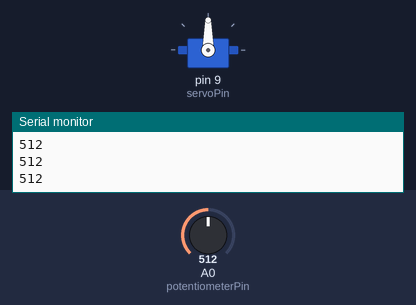
Recording of a sketch running on a simulated Arduino Uno, built with avr-gcc and run on an emulated ATmega328P. On the bench: servo, the last lines printed to the serial monitor. The inputs (shaded band) are chosen by the test bench; at power-on: A0 (potentiometerPin) = 512.

Above: at 1.2 s.
1.3 s: A0 (potentiometerPin) set to 716
At 1.9 s:
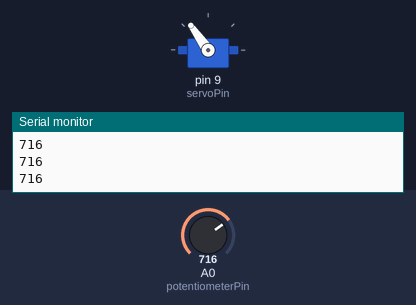
2.8 s: A0 (potentiometerPin) set to 900
At 4.0 s:
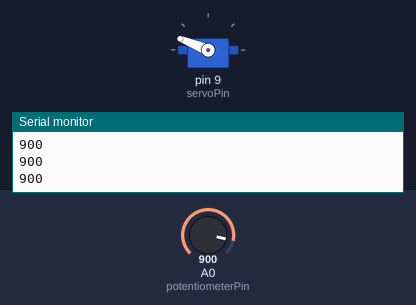
4.3 s: A0 (potentiometerPin) set to 1023
At 5.5 s:
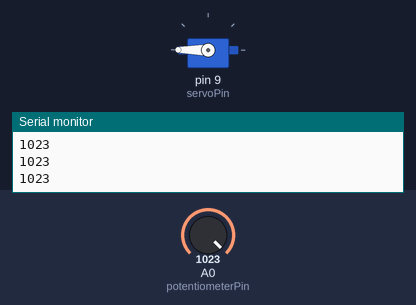
5.8 s: A0 (potentiometerPin) set to 306
At 6.6 s:
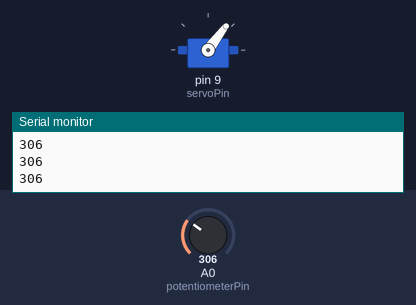
7.3 s: A0 (potentiometerPin) set to 122
At 8.5 s:
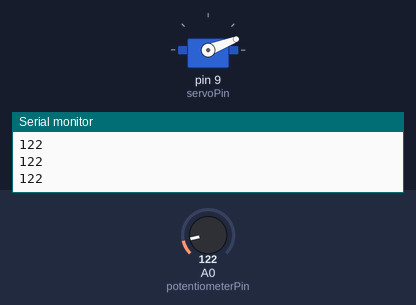
8.8 s: A0 (potentiometerPin) set to 0
At 10.2 s:
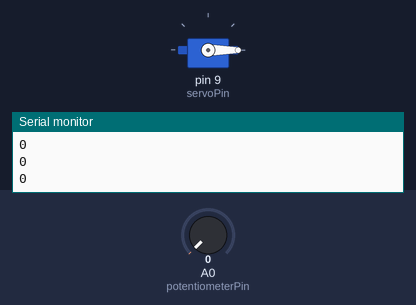
Timing chart, 0 to 11.3 s (numbered marks = the images above; inputs shaded):
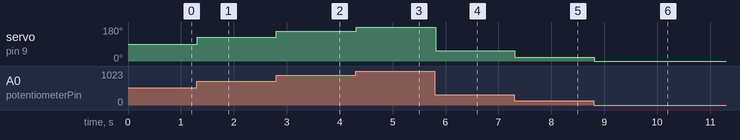

The sketch:

potentiometer_test.ino
```cpp
#include <Servo.h>

// Constants for servo and potentiometer pins
const int servoPin = 9;           // PWM pin connected to servo motor
const int potentiometerPin = A0;  // Analog input pin connected to potentiometer

Servo servoMotor;  // Create a servo object

void setup() {
  servoMotor.attach(servoPin);  // Attaches the servo to the specified pin
  Serial.begin(9600);
}

void loop() {
  int potValue = analogRead(potentiometerPin);  // Read the potentiometer value
  int servoAngle = map(potValue, 0, 1023, 0, 180);  // Map the potentiometer value to servo angle range

  Serial.println(potValue);

  servoMotor.write(servoAngle);  // Set the servo motor position based on the mapped angle

  delay(15);  // Delay for smoother control (adjust as needed)
}
```

Measured:
- after the input at 1.3 s, servo on pin 9 (servoPin): 90° → 125° at once
- after the input at 2.8 s, servo on pin 9 (servoPin): 125° → 158° at once
- after the input at 4.3 s, servo on pin 9 (servoPin): 158° → 180° at once
- after the input at 5.8 s, servo on pin 9 (servoPin): 180° → 53° at once
- after the input at 7.3 s, servo on pin 9 (servoPin): 53° → 21° at once
- after the input at 8.8 s, servo on pin 9 (servoPin): 21° → 0° at once
